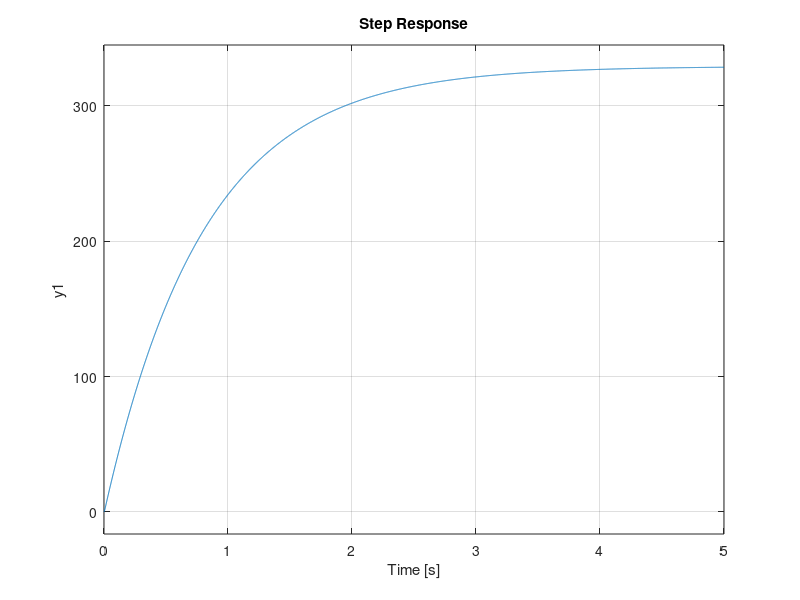

Reproduce this figure in MATLAB.
%% DC Motor Transfer Function
% Note: Grey bo
% clc
s=tf('s');

La_m=0.01;    % [H]
Ra_m=3.38;    % [Ohm]
Km_m=0.029;   % [adm]
Jm_m=0.0002;  % [N*m^2]

%% White Box Model

% ft_Ia =[Va-Ea]/Ia
ft_Ia=1/(Ra_m+s*La_m);

% ft_Wm =[Tm-Tc]/Wm
ft_Wm= 1/(s*Jm_m);

% CLTF_w= Wm(s)/Va(s)
CLTF_w=feedback(ft_Ia*Km_m*ft_Wm, Km_m);
CLTF_Rpm=CLTF_w*60/(2*pi);
% Gain=329.2960;

step(CLTF_Rpm);
% zpk(CLTF_Rpm)

%% Grey Box Model
t=14.737e-3;
K=0.2944;

Ra_1=1/K;
La_1=t*Ra_1;
